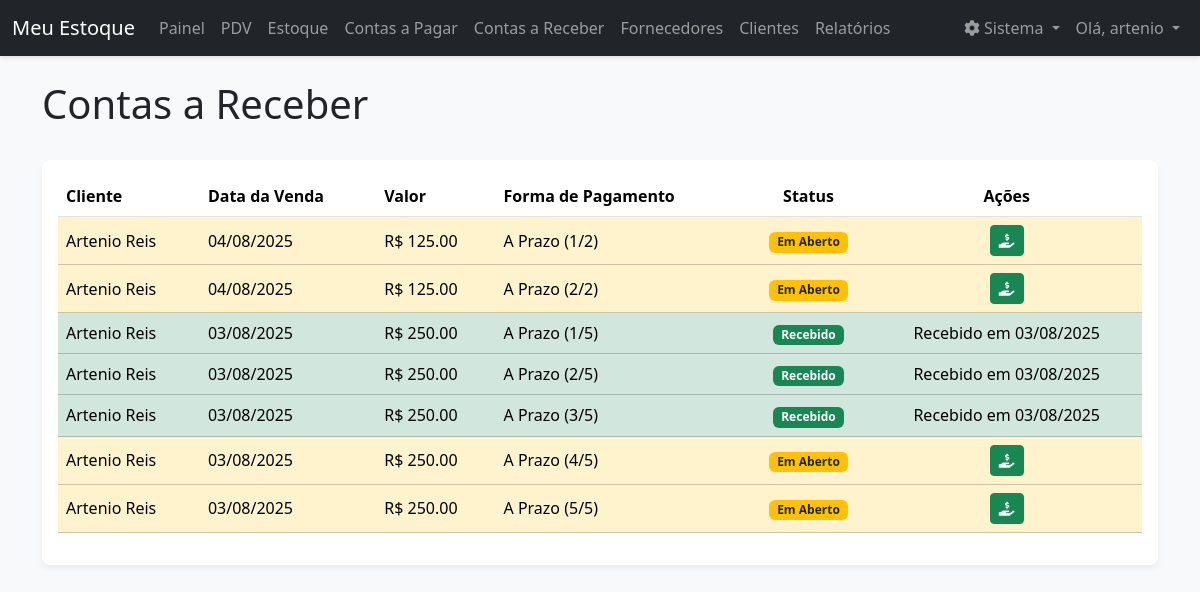
The page /contas_receber (signed in) on the database as committed earlier.
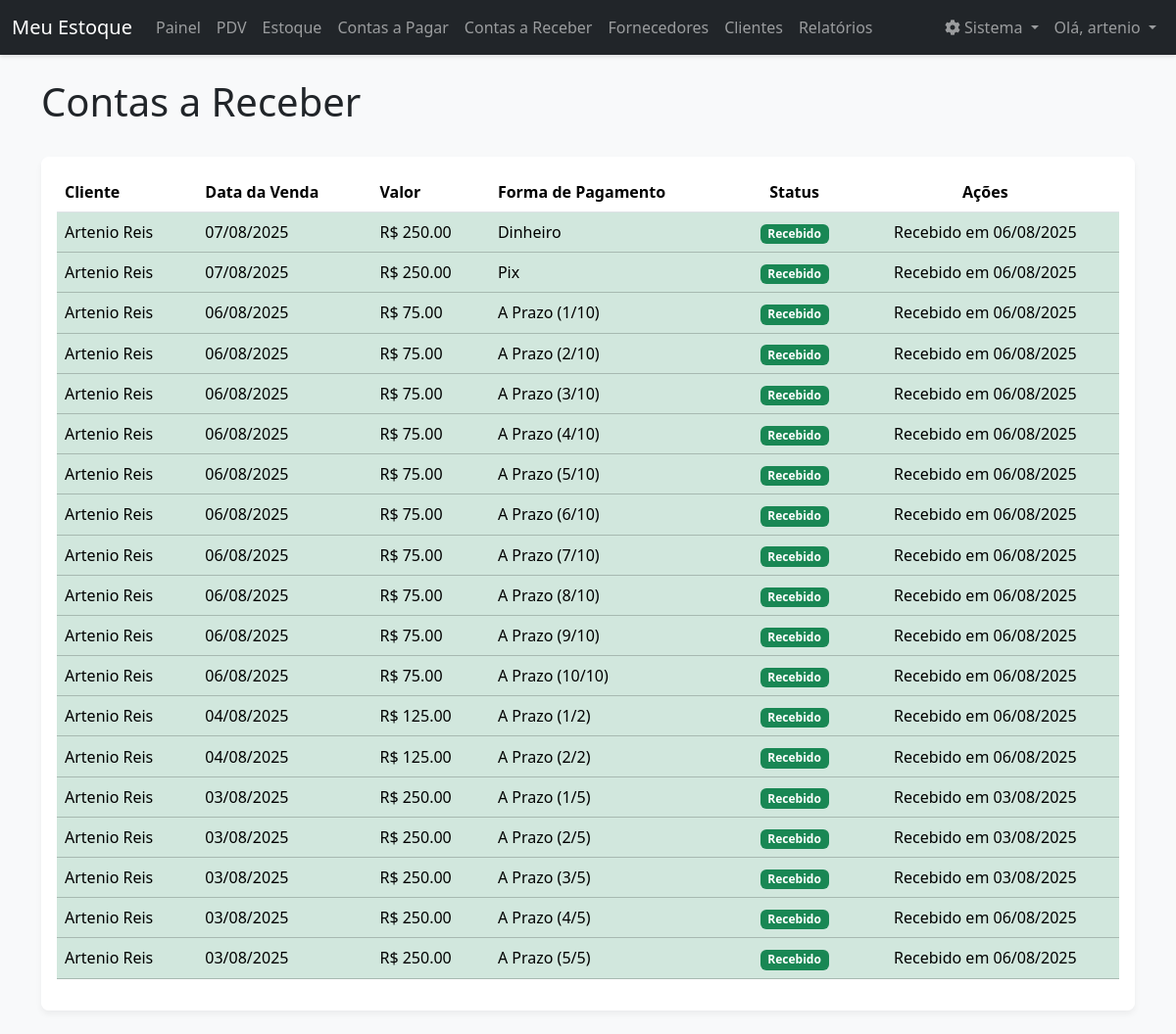
The same page on the database as committed later.
### models.py (models this page shows)
class ContaReceber(db.Model):
    __tablename__ = 'conta_receber'
    id = db.Column(db.Integer, primary_key=True)
    valor = db.Column(db.Float, nullable=False)
    data_venda = db.Column(db.Date, nullable=False, default=datetime.utcnow)
    data_recebimento = db.Column(db.Date, nullable=True)
    status = db.Column(db.String(20), nullable=False, default='Em Aberto')
    forma_pagamento = db.Column(db.String(50), nullable=True)
    cliente_id = db.Column(db.Integer, db.ForeignKey('cliente.id'), nullable=False)

class Cliente(db.Model):
    __tablename__ = 'cliente'
    id = db.Column(db.Integer, primary_key=True)
    nome = db.Column(db.String(100), nullable=False)
    telefone = db.Column(db.String(20))
    email = db.Column(db.String(100))
    endereco = db.Column(db.String(200))
    vendas = db.relationship('MovimentacaoEstoque', backref='cliente', lazy=True, cascade="all, delete-orphan")
    contas_a_receber = db.relationship('ContaReceber', backref='cliente', lazy=True, cascade="all, delete-orphan")

### app.py (the view)
@app.route('/contas_receber')
@login_required
def listar_contas_receber():
    contas = ContaReceber.query.order_by(ContaReceber.data_venda.desc()).all()
    return render_template('contas_a_receber.html', contas=contas)

### app.py (called while the page is built)
@app.context_processor
def inject_datetime():
    return {'modules': {'datetime': datetime, 'date': date, 'timedelta': timedelta}}

def login_required(f):
    @wraps(f)
    def decorated_function(*args, **kwargs):
        if 'logged_in' not in session or 'user_id' not in session:
            session.clear()
            flash('A sua sessão é inválida. Por favor, faça login novamente.', 'warning')
            return redirect(url_for('login'))
        return f(*args, **kwargs)
    return decorated_function

### templates/contas_a_receber.html (shortened to what this page needs)
{% extends 'base.html' %}
{% block content %}
<div class="d-flex justify-content-between align-items-center mb-4">
    <h1>Contas a Receber</h1>
</div>
<div class="card">
    <div class="card-body">
        <table class="table table-hover align-middle">
            <thead>
                <tr>
                    <th>Cliente</th>
                    <th>Data da Venda</th>
                    <th>Valor</th>
                    <th>Forma de Pagamento</th>
                    <th class="text-center">Status</th>
                    <th class="text-center">Ações</th>
                </tr>
            </thead>
            <tbody>
                {% for conta in contas %}
                <tr class="{% if conta.status == 'Em Aberto' %}table-warning{% else %}table-success{% endif %}">
                    <td>{{ conta.cliente.nome }}</td>
                    <td>{{ conta.data_venda.strftime('%d/%m/%Y') }}</td>
                    <td>R$ {{ "%.2f"|format(conta.valor) }}</td>
                    <td>{{ conta.forma_pagamento }}</td>
                    <td class="text-center">
                        {% if conta.status == 'Recebido' %}
                            <span class="badge bg-success">Recebido</span>
                        {% else %}
                            <span class="badge bg-warning text-dark">Em Aberto</span>
                        {% endif %}
                    </td>
                    <td class="text-center">
                        {% if conta.status == 'Em Aberto' %}
                        <form action="{{ url_for('baixar_conta_receber', id=conta.id) }}" method="POST" class="d-inline">
                            <button type="submit" class="btn btn-success btn-sm" title="Dar Baixa (Receber)">
                                <i class="fas fa-hand-holding-usd"></i>
                            </button>
                        </form>
                        {% else %}
                            Recebido em {{ conta.data_recebimento.strftime('%d/%m/%Y') }}
                        {% endif %}
                    </td>
                </tr>
                {% else %}
                <tr>
                    <td colspan="6" class="text-center text-muted">Nenhuma conta a receber encontrada.</td>
                </tr>
                {% endfor %}
            </tbody>
        </table>
    </div>
</div>
{% endblock %}

Rows that differ between the two databases and show on the page:
added ContaReceber: cliente.nome "Artenio Reis", data_venda "07/08/2025", valor "250.00", forma_pagamento "Dinheiro", status "Recebido", data_recebimento "06/08/2025"
added ContaReceber: cliente.nome "Artenio Reis", data_venda "07/08/2025", valor "250.00", forma_pagamento "Pix", status "Recebido", data_recebimento "06/08/2025"
added ContaReceber: cliente.nome "Artenio Reis", data_venda "06/08/2025", valor "75.00", forma_pagamento "A Prazo (1/10)", status "Recebido", data_recebimento "06/08/2025"
added ContaReceber: cliente.nome "Artenio Reis", data_venda "06/08/2025", valor "75.00", forma_pagamento "A Prazo (2/10)", status "Recebido", data_recebimento "06/08/2025"
added ContaReceber: cliente.nome "Artenio Reis", data_venda "06/08/2025", valor "75.00", forma_pagamento "A Prazo (3/10)", status "Recebido", data_recebimento "06/08/2025"
added ContaReceber: cliente.nome "Artenio Reis", data_venda "06/08/2025", valor "75.00", forma_pagamento "A Prazo (4/10)", status "Recebido", data_recebimento "06/08/2025"
added ContaReceber: cliente.nome "Artenio Reis", data_venda "06/08/2025", valor "75.00", forma_pagamento "A Prazo (5/10)", status "Recebido", data_recebimento "06/08/2025"
added ContaReceber: cliente.nome "Artenio Reis", data_venda "06/08/2025", valor "75.00", forma_pagamento "A Prazo (6/10)", status "Recebido", data_recebimento "06/08/2025"
added ContaReceber: cliente.nome "Artenio Reis", data_venda "06/08/2025", valor "75.00", forma_pagamento "A Prazo (7/10)", status "Recebido", data_recebimento "06/08/2025"
added ContaReceber: cliente.nome "Artenio Reis", data_venda "06/08/2025", valor "75.00", forma_pagamento "A Prazo (8/10)", status "Recebido", data_recebimento "06/08/2025"
added ContaReceber: cliente.nome "Artenio Reis", data_venda "06/08/2025", valor "75.00", forma_pagamento "A Prazo (9/10)", status "Recebido", data_recebimento "06/08/2025"
added ContaReceber: cliente.nome "Artenio Reis", data_venda "06/08/2025", valor "75.00", forma_pagamento "A Prazo (10/10)", status "Recebido", data_recebimento "06/08/2025"
changed ContaReceber "A Prazo (1/2)": data_recebimento (not shown) → "06/08/2025"; status "Em Aberto" → "Recebido Recebido em"
changed ContaReceber "A Prazo (2/2)": data_recebimento (not shown) → "06/08/2025"; status "Em Aberto" → "Recebido Recebido em"
changed ContaReceber "A Prazo (4/5)": data_recebimento (not shown) → "06/08/2025"; status "Em Aberto" → "Recebido Recebido em"
changed ContaReceber "A Prazo (5/5)": data_recebimento (not shown) → "06/08/2025"; status "Em Aberto" → "Recebido Recebido em"
